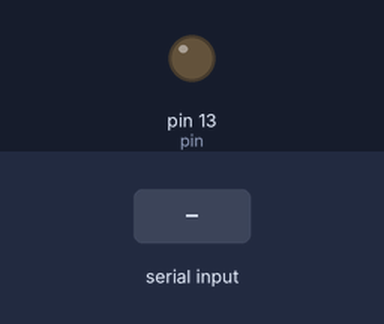
This sketch was run on a simulated Arduino Uno, built with avr-gcc and run on an emulated ATmega328P. On the bench: output pins drawn as LEDs (lit = HIGH). The test bench sets the inputs (shaded band). What the sketch prints to the serial monitor is not drawn.

Above: at 0.9 s.
1.0 s: "1" received over Serial
At 1.8 s:
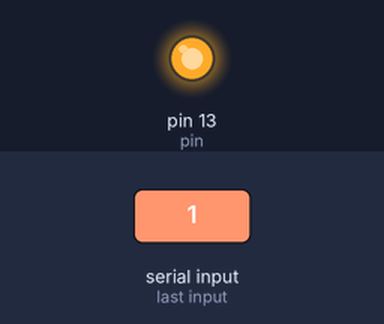
Timing chart, 0 to 4.0 s (numbered marks = the images above; inputs shaded):
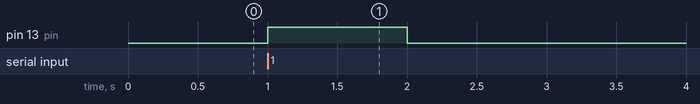

The sketch:

droidshield_accelerometer.ino
```cpp
int pin = 13;
int val;
void setup() {
  // put your setup code here, to run once:
  Serial.begin(9600);
  pinMode(pin, OUTPUT);
  init_shield(); //blocking shield
}

void loop() {

  val = getAccData();

  if(val > 90){
    digitalWrite(pin, HIGH);
  }
  else{
    digitalWrite(pin, LOW);
  }
  delay(250);

}

void init_shield() {
  while(!Serial.available()){}
  Serial.read();//init byte
  digitalWrite(pin, HIGH);
  delay(1000);
  digitalWrite(pin, LOW);
}

int getAccData()
{
  //request for accelerometer data
  Serial.write(1);
  Serial.write(1);
  while(Serial.available() == 0){
    //wait
  }

  return Serial.read();
}
```

Measured:
- after the input at 1.0 s, pin 13 (pin): LOW → HIGH at once, → LOW 1.0 s later
